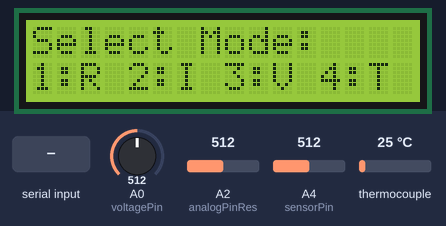
This sketch was run on a simulated Arduino Uno, built with avr-gcc and run on an emulated ATmega328P. Shown: 16×2 character LCD. The test bench sets the inputs (shaded band); at power-on: A2 (analogPinRes) = 512, A0 (voltagePin) = 512, A4 (sensorPin) = 512, thermocouple 25 °C. What the sketch prints to the serial monitor is not drawn.

Above: at 1.2 s.
1.3 s: "2" received over Serial
At 3.4 s:
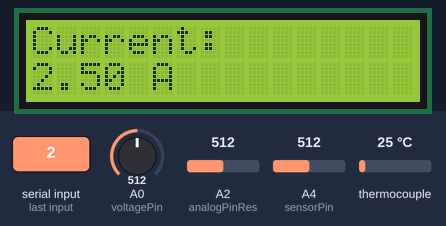
3.7 s: "4" received over Serial
At 5.1 s:
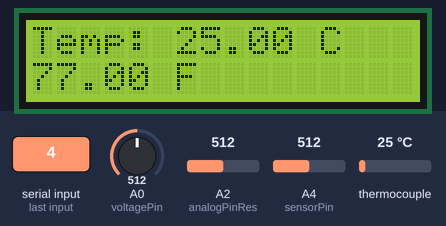
5.8 s: "3" received over Serial
At 7.7 s:
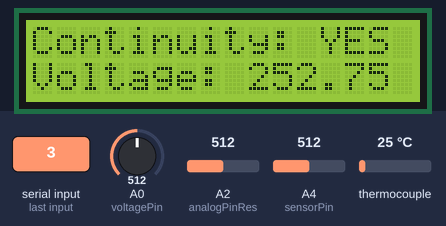
8.0 s: "1" received over Serial
At 9.6 s:
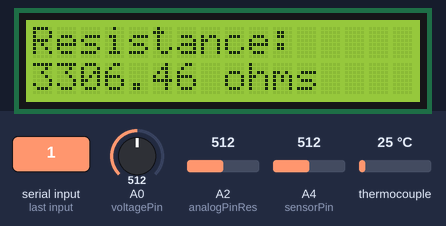
10.2 s: A2 (analogPinRes) set to 716
At 11.3 s:
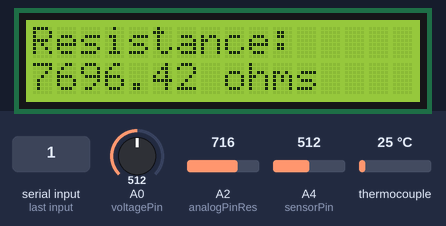
12.2 s: A2 (analogPinRes) set to 760
At 14.2 s:
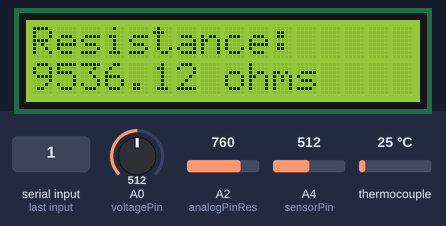
Timing chart, 0 to 15.3 s (numbered marks = the images above; inputs shaded):
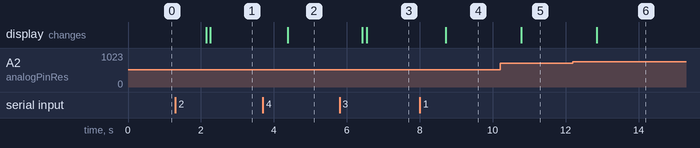

Measured:
- after the input at 1.3 s, the display: first changes after 0.85 s (image 1 shows a later state)
- after the input at 3.7 s, the display: changes after 0.68 s (image 2)
- after the input at 5.8 s, the display: first changes after 0.62 s (image 3 shows a later state)
- after the input at 8.0 s, the display: changes after 0.72 s (image 4)
- after the input at 10.2 s, the display: changes after 0.59 s (image 5)
- after the input at 12.2 s, the display: changes after 0.65 s (image 6)

The sketch:

multimeter.ino
```cpp
#include <Wire.h>
#include <LiquidCrystal_PCF8574.h>
#include "max6675.h" // Include MAX6675 library

LiquidCrystal_PCF8574 lcd(0x27); // Adjust your I2C address if necessary

// Resistance Measurement Variables
const int refResistor = 3300; // Reference resistor value (in ohms)
const int analogPinRes = A2;  // Pin for resistance measurement
const float Vcc = 5.0;        // Adjust this if your Arduino's 5V pin is not exactly 5V

// Current Measurement Variables
const int sensorPin = A4;     // Analog pin for ACS712
const float sensitivity = 0.185; // Sensitivity for ACS712-5A
float VREF = 5;
const int numReadings = 7;

// Voltage Measurement Variables
const int voltagePin = A0;      // Pin for voltage measurement
const int continuityPin = A2;   // Pin for continuity check
const int continuityThreshold = 750;
const int voltageReadingsCount = 10;
float continuityEMA = 0.0;
float voltageEMA = 0.0;
const float continuityAlpha = 0.1;
const float voltageAlpha = 0.1;

// Temperature Measurement Variables
int soPin = 12;   // SO=Serial Out
int csPin = 10;   // CS = Chip Select
int sckPin = 13;  // SCK = Serial Clock
MAX6675 temperatureSensor(sckPin, csPin, soPin); // Create instance object for MAX6675

// User Input Variable
int mode = 0; // 1 for Resistance, 2 for Current, 3 for Voltage, 4 for Temperature

void setup() {
    Serial.begin(9600);
    lcd.begin(16, 2);
    lcd.setBacklight(1);
    lcd.clear();
    lcd.print("Select Mode:");
    lcd.setCursor(0, 1);
    lcd.print("1:R 2:I 3:V 4:T");
}

void loop() {
    if (Serial.available()) {
        char input = Serial.read();
        if (input == '1') mode = 1; // Resistance Mode
        if (input == '2') mode = 2; // Current Mode
        if (input == '3') mode = 3; // Voltage Mode
        if (input == '4') mode = 4; // Temperature Mode
        lcd.clear();
    }

    switch (mode) {
        case 1:
            measureResistance();
            break;
        case 2:
            measureCurrent();
            break;
        case 3:
            measureVoltage();
            break;
        case 4:
            measureTemperature();
            break;
        default:
            lcd.setCursor(0, 0);
            lcd.print("Select Mode:");
            lcd.setCursor(0, 1);
            lcd.print("1:R 2:I 3:V 4:T");
            break;
    }

    delay(1000); // Refresh rate
}

// Function to measure resistance
void measureResistance() {
    int sensorValue = analogRead(analogPinRes);
    float voltage = sensorValue * (Vcc / 1023.0);
    float unknownResistance = 0;

    lcd.setCursor(0, 0);
    lcd.print("Resistance:     ");
    if (voltage >= Vcc - 0.1) {
        lcd.setCursor(0, 1);
        lcd.print("Out of Range   ");
    } else if (voltage <= 0.1) {
        lcd.setCursor(0, 1);
        lcd.print("Short Circuit  ");
    } else {
        unknownResistance = (voltage * refResistor) / (Vcc - voltage);
        lcd.setCursor(0, 1);
        lcd.print(unknownResistance);
        Serial.println(unknownResistance);
        lcd.print(" ohms       ");
    }
}

// Function to measure current
float getMedianReading() {
    int readings[numReadings];
    for (int i = 0; i < numReadings; i++) {
        readings[i] = analogRead(sensorPin);
        delay(10);
    }
    for (int i = 0; i < numReadings - 1; i++) {
        for (int j = i + 1; j < numReadings; j++) {
            if (readings[i] > readings[j]) {
                int temp = readings[i];
                readings[i] = readings[j];
                readings[j] = temp;
            }
        }
    }
    return readings[numReadings / 2];
}

void measureCurrent() {
    float sensorValue = getMedianReading();
    float voltage = sensorValue * (5.0 / 1023.0);
    float current = (VREF - voltage);

    lcd.setCursor(0, 0);
    lcd.print("Current:        ");
    lcd.setCursor(0, 1);
    lcd.print(current);
    Serial.println(current);
    lcd.print(" A          ");
}

// Function to measure voltage
void measureVoltage() {
    int continuityValue = analogRead(continuityPin);
    continuityEMA = continuityAlpha * continuityValue + (1.0 - continuityAlpha) * continuityEMA;
    bool isContinuous = (continuityEMA < continuityThreshold);

    lcd.setCursor(0, 0);
    if (isContinuous) {
        lcd.print("Continuity: YES");
        float voltageSum = 0.0;
        for (int i = 0; i < voltageReadingsCount; i++) {
            int sensorValue = analogRead(voltagePin);
            float currentVout = sensorValue * (5.0 / 1023.0) * (3333.0 / 33.0);
            voltageEMA = voltageAlpha * currentVout + (1.0 - voltageAlpha) * voltageEMA;
            voltageSum += currentVout;
            delay(10);
        }
        float avgVoltage = voltageSum / 10.0;
        lcd.setCursor(0, 1);
        lcd.print("Voltage: ");
        lcd.print(avgVoltage, 2);
        lcd.print(" V ");
    } else {
        lcd.setCursor(0, 1);
        lcd.print("Voltage: NA    ");
    }
}

// Function to measure temperature
void measureTemperature() {
    float celsius = temperatureSensor.readCelsius();
    float fahrenheit = temperatureSensor.readFahrenheit();

    lcd.setCursor(0, 0);
    lcd.print("Temp: ");
    lcd.print(celsius);
    lcd.print(" C ");

    lcd.setCursor(0, 1);
    lcd.print(fahrenheit);
    lcd.print(" F ");

    Serial.print("Temperature: ");
    Serial.print(celsius);
    Serial.print(" °C, ");
    Serial.print(fahrenheit);
    Serial.println(" °F");
}
```
